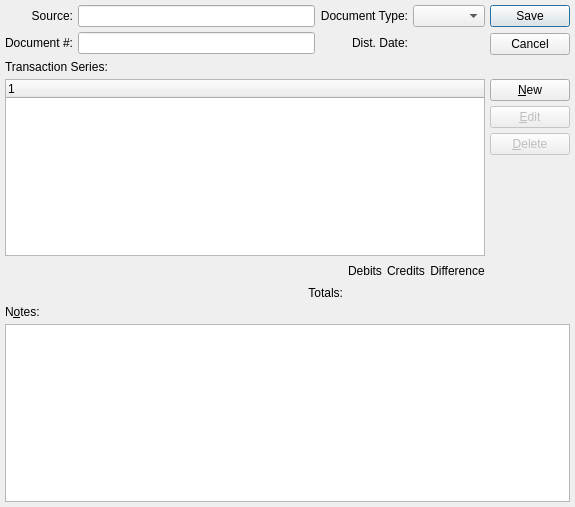
<?xml version="1.0" encoding="UTF-8"?>
<ui version="4.0">
 <comment>This file is part of the xTuple ERP: PostBooks Edition, a free and
open source Enterprise Resource Planning software suite,
Copyright (c) 1999-2010 by OpenMFG LLC, d/b/a xTuple.
It is licensed to you under the Common Public Attribution License
version 1.0, the full text of which (including xTuple-specific Exhibits)
is available at www.xtuple.com/CPAL.  By using this software, you agree
to be bound by its terms.</comment>
 <class>glSeries</class>
 <widget class="QDialog" name="glSeries">
  <property name="geometry">
   <rect>
    <x>0</x>
    <y>0</y>
    <width>575</width>
    <height>507</height>
   </rect>
  </property>
  <property name="windowTitle">
   <string>Series G/L Journal Entry</string>
  </property>
  <layout class="QGridLayout" name="gridLayout_2">
   <item row="0" column="0">
    <layout class="QVBoxLayout" name="verticalLayout">
     <item>
      <layout class="QGridLayout" name="gridLayout">
       <item row="0" column="0">
        <widget class="QLabel" name="_sourceLit">
         <property name="text">
          <string>Source:</string>
         </property>
         <property name="alignment">
          <set>Qt::AlignRight|Qt::AlignTrailing|Qt::AlignVCenter</set>
         </property>
         <property name="buddy">
          <cstring>_source</cstring>
         </property>
        </widget>
       </item>
       <item row="0" column="1">
        <widget class="QLineEdit" name="_source"/>
       </item>
       <item row="0" column="2">
        <widget class="QLabel" name="_doctypeLit">
         <property name="text">
          <string>Document Type:</string>
         </property>
         <property name="alignment">
          <set>Qt::AlignRight|Qt::AlignTrailing|Qt::AlignVCenter</set>
         </property>
         <property name="buddy">
          <cstring>_doctype</cstring>
         </property>
        </widget>
       </item>
       <item row="0" column="3">
        <widget class="XComboBox" name="_doctype"/>
       </item>
       <item row="1" column="1">
        <widget class="XLineEdit" name="_docnumber"/>
       </item>
       <item row="1" column="2">
        <widget class="QLabel" name="_dateLit">
         <property name="text">
          <string>Dist. Date:</string>
         </property>
         <property name="alignment">
          <set>Qt::AlignRight|Qt::AlignTrailing|Qt::AlignVCenter</set>
         </property>
         <property name="buddy">
          <cstring>_date</cstring>
         </property>
        </widget>
       </item>
       <item row="1" column="3">
        <widget class="DLineEdit" name="_date"/>
       </item>
       <item row="1" column="0">
        <widget class="QLabel" name="_docnumberLit">
         <property name="text">
          <string>Document #:</string>
         </property>
         <property name="alignment">
          <set>Qt::AlignRight|Qt::AlignTrailing|Qt::AlignVCenter</set>
         </property>
         <property name="buddy">
          <cstring>_docnumber</cstring>
         </property>
        </widget>
       </item>
      </layout>
     </item>
     <item>
      <spacer name="verticalSpacer_2">
       <property name="orientation">
        <enum>Qt::Vertical</enum>
       </property>
       <property name="sizeType">
        <enum>QSizePolicy::Expanding</enum>
       </property>
       <property name="sizeHint" stdset="0">
        <size>
         <width>20</width>
         <height>0</height>
        </size>
       </property>
      </spacer>
     </item>
    </layout>
   </item>
   <item row="0" column="1">
    <layout class="QVBoxLayout">
     <item>
      <widget class="QDialogButtonBox" name="_buttonBox">
       <property name="orientation">
        <enum>Qt::Vertical</enum>
       </property>
       <property name="standardButtons">
        <set>QDialogButtonBox::Cancel|QDialogButtonBox::Save</set>
       </property>
      </widget>
     </item>
    </layout>
   </item>
   <item row="1" column="0">
    <widget class="QLabel" name="_glSeriesLit">
     <property name="text">
      <string>Transaction Series:</string>
     </property>
     <property name="alignment">
      <set>Qt::AlignLeading|Qt::AlignLeft|Qt::AlignVCenter</set>
     </property>
    </widget>
   </item>
   <item row="2" column="0">
    <widget class="XTreeWidget" name="_glseries">
     <property name="focusPolicy">
      <enum>Qt::StrongFocus</enum>
     </property>
    </widget>
   </item>
   <item row="2" column="1">
    <layout class="QVBoxLayout">
     <item>
      <widget class="QPushButton" name="_new">
       <property name="text">
        <string>&amp;New</string>
       </property>
       <property name="shortcut">
        <string>Ctrl+N</string>
       </property>
      </widget>
     </item>
     <item>
      <widget class="QPushButton" name="_edit">
       <property name="enabled">
        <bool>false</bool>
       </property>
       <property name="text">
        <string>&amp;Edit</string>
       </property>
      </widget>
     </item>
     <item>
      <widget class="QPushButton" name="_delete">
       <property name="enabled">
        <bool>false</bool>
       </property>
       <property name="text">
        <string>&amp;Delete</string>
       </property>
      </widget>
     </item>
     <item>
      <spacer>
       <property name="orientation">
        <enum>Qt::Vertical</enum>
       </property>
       <property name="sizeType">
        <enum>QSizePolicy::Expanding</enum>
       </property>
       <property name="sizeHint" stdset="0">
        <size>
         <width>10</width>
         <height>0</height>
        </size>
       </property>
      </spacer>
     </item>
    </layout>
   </item>
   <item row="3" column="0">
    <layout class="QGridLayout" name="_totalsLayout">
     <item row="0" column="2">
      <spacer>
       <property name="orientation">
        <enum>Qt::Vertical</enum>
       </property>
       <property name="sizeType">
        <enum>QSizePolicy::Preferred</enum>
       </property>
       <property name="sizeHint" stdset="0">
        <size>
         <width>10</width>
         <height>21</height>
        </size>
       </property>
      </spacer>
     </item>
     <item row="1" column="2">
      <widget class="QLabel" name="_totalsLit">
       <property name="text">
        <string>Totals:</string>
       </property>
       <property name="alignment">
        <set>Qt::AlignRight</set>
       </property>
      </widget>
     </item>
     <item row="0" column="3">
      <widget class="QLabel" name="_debitsLit">
       <property name="text">
        <string>Debits</string>
       </property>
       <property name="alignment">
        <set>Qt::AlignCenter</set>
       </property>
      </widget>
     </item>
     <item row="1" column="3">
      <widget class="XLabel" name="_debits">
       <property name="enabled">
        <bool>false</bool>
       </property>
       <property name="sizePolicy">
        <sizepolicy hsizetype="Preferred" vsizetype="Fixed">
         <horstretch>0</horstretch>
         <verstretch>0</verstretch>
        </sizepolicy>
       </property>
       <property name="focusPolicy">
        <enum>Qt::NoFocus</enum>
       </property>
       <property name="alignment">
        <set>Qt::AlignRight</set>
       </property>
      </widget>
     </item>
     <item row="0" column="4">
      <widget class="QLabel" name="_creditLit">
       <property name="text">
        <string>Credits</string>
       </property>
       <property name="alignment">
        <set>Qt::AlignCenter</set>
       </property>
      </widget>
     </item>
     <item row="1" column="4">
      <widget class="XLabel" name="_credits">
       <property name="enabled">
        <bool>false</bool>
       </property>
       <property name="sizePolicy">
        <sizepolicy hsizetype="Preferred" vsizetype="Fixed">
         <horstretch>0</horstretch>
         <verstretch>0</verstretch>
        </sizepolicy>
       </property>
       <property name="focusPolicy">
        <enum>Qt::NoFocus</enum>
       </property>
       <property name="alignment">
        <set>Qt::AlignRight</set>
       </property>
      </widget>
     </item>
     <item row="0" column="5">
      <widget class="QLabel" name="_diffLit">
       <property name="text">
        <string>Difference</string>
       </property>
       <property name="alignment">
        <set>Qt::AlignCenter</set>
       </property>
      </widget>
     </item>
     <item row="1" column="5">
      <widget class="XLabel" name="_diff">
       <property name="sizePolicy">
        <sizepolicy hsizetype="Preferred" vsizetype="Fixed">
         <horstretch>0</horstretch>
         <verstretch>0</verstretch>
        </sizepolicy>
       </property>
       <property name="alignment">
        <set>Qt::AlignRight</set>
       </property>
      </widget>
     </item>
     <item row="0" column="1">
      <spacer>
       <property name="orientation">
        <enum>Qt::Horizontal</enum>
       </property>
       <property name="sizeType">
        <enum>QSizePolicy::Expanding</enum>
       </property>
       <property name="sizeHint" stdset="0">
        <size>
         <width>20</width>
         <height>20</height>
        </size>
       </property>
      </spacer>
     </item>
    </layout>
   </item>
   <item row="4" column="0">
    <widget class="QLabel" name="_notesLit">
     <property name="text">
      <string>N&amp;otes:</string>
     </property>
     <property name="alignment">
      <set>Qt::AlignLeading|Qt::AlignLeft|Qt::AlignVCenter</set>
     </property>
     <property name="buddy">
      <cstring>_notes</cstring>
     </property>
    </widget>
   </item>
   <item row="5" column="0" colspan="2">
    <widget class="QTextEdit" name="_notes">
     <property name="tabChangesFocus">
      <bool>true</bool>
     </property>
    </widget>
   </item>
  </layout>
 </widget>
 <layoutdefault spacing="5" margin="5"/>
 <pixmapfunction>qPixmapFromMimeSource</pixmapfunction>
 <customwidgets>
  <customwidget>
   <class>DLineEdit</class>
   <extends>QWidget</extends>
   <header>datecluster.h</header>
  </customwidget>
  <customwidget>
   <class>XComboBox</class>
   <extends>QComboBox</extends>
   <header>xcombobox.h</header>
  </customwidget>
  <customwidget>
   <class>XLabel</class>
   <extends>QLabel</extends>
   <header>xlabel.h</header>
  </customwidget>
  <customwidget>
   <class>XLineEdit</class>
   <extends>QLineEdit</extends>
   <header>xlineedit.h</header>
   <container>1</container>
  </customwidget>
  <customwidget>
   <class>XTreeWidget</class>
   <extends>QTreeWidget</extends>
   <header>xtreewidget.h</header>
   <container>1</container>
  </customwidget>
 </customwidgets>
 <tabstops>
  <tabstop>_source</tabstop>
  <tabstop>_doctype</tabstop>
  <tabstop>_docnumber</tabstop>
  <tabstop>_date</tabstop>
  <tabstop>_glseries</tabstop>
  <tabstop>_new</tabstop>
  <tabstop>_edit</tabstop>
  <tabstop>_delete</tabstop>
 </tabstops>
 <resources/>
 <connections>
  <connection>
   <sender>_glseries</sender>
   <signal>itemSelected(int)</signal>
   <receiver>_edit</receiver>
   <slot>animateClick()</slot>
   <hints>
    <hint type="sourcelabel">
     <x>30</x>
     <y>166</y>
    </hint>
    <hint type="destinationlabel">
     <x>490</x>
     <y>202</y>
    </hint>
   </hints>
  </connection>
  <connection>
   <sender>_buttonBox</sender>
   <signal>rejected()</signal>
   <receiver>glSeries</receiver>
   <slot>reject()</slot>
   <hints>
    <hint type="sourcelabel">
     <x>520</x>
     <y>45</y>
    </hint>
    <hint type="destinationlabel">
     <x>287</x>
     <y>253</y>
    </hint>
   </hints>
  </connection>
  <connection>
   <sender>_glseries</sender>
   <signal>valid(bool)</signal>
   <receiver>_edit</receiver>
   <slot>setEnabled(bool)</slot>
   <hints>
    <hint type="sourcelabel">
     <x>241</x>
     <y>189</y>
    </hint>
    <hint type="destinationlabel">
     <x>521</x>
     <y>168</y>
    </hint>
   </hints>
  </connection>
  <connection>
   <sender>_glseries</sender>
   <signal>valid(bool)</signal>
   <receiver>_delete</receiver>
   <slot>setEnabled(bool)</slot>
   <hints>
    <hint type="sourcelabel">
     <x>241</x>
     <y>189</y>
    </hint>
    <hint type="destinationlabel">
     <x>521</x>
     <y>202</y>
    </hint>
   </hints>
  </connection>
 </connections>
</ui>
